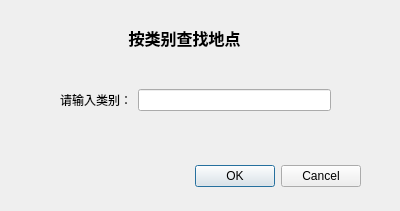
<?xml version="1.0" encoding="UTF-8"?>
<ui version="4.0">
 <class>searchPlaceByTypeDialog</class>
 <widget class="QDialog" name="searchPlaceByTypeDialog">
  <property name="geometry">
   <rect>
    <x>0</x>
    <y>0</y>
    <width>400</width>
    <height>211</height>
   </rect>
  </property>
  <property name="windowTitle">
   <string>Dialog</string>
  </property>
  <widget class="QDialogButtonBox" name="buttonBox">
   <property name="geometry">
    <rect>
     <x>20</x>
     <y>160</y>
     <width>341</width>
     <height>32</height>
    </rect>
   </property>
   <property name="orientation">
    <enum>Qt::Orientation::Horizontal</enum>
   </property>
   <property name="standardButtons">
    <set>QDialogButtonBox::StandardButton::Cancel|QDialogButtonBox::StandardButton::Ok</set>
   </property>
  </widget>
  <widget class="QLabel" name="label">
   <property name="geometry">
    <rect>
     <x>79</x>
     <y>22</y>
     <width>211</width>
     <height>31</height>
    </rect>
   </property>
   <property name="font">
    <font>
     <pointsize>12</pointsize>
     <bold>true</bold>
    </font>
   </property>
   <property name="text">
    <string>按类别查找地点</string>
   </property>
   <property name="alignment">
    <set>Qt::AlignmentFlag::AlignCenter</set>
   </property>
  </widget>
  <widget class="QWidget" name="">
   <property name="geometry">
    <rect>
     <x>60</x>
     <y>80</y>
     <width>271</width>
     <height>40</height>
    </rect>
   </property>
   <layout class="QGridLayout" name="gridLayout">
    <item row="0" column="0">
     <widget class="QLabel" name="label_2">
      <property name="text">
       <string>请输入类别：</string>
      </property>
     </widget>
    </item>
    <item row="0" column="1">
     <widget class="QLineEdit" name="typeEdit"/>
    </item>
   </layout>
  </widget>
 </widget>
 <resources/>
 <connections>
  <connection>
   <sender>buttonBox</sender>
   <signal>accepted()</signal>
   <receiver>searchPlaceByTypeDialog</receiver>
   <slot>accept()</slot>
   <hints>
    <hint type="sourcelabel">
     <x>248</x>
     <y>254</y>
    </hint>
    <hint type="destinationlabel">
     <x>157</x>
     <y>274</y>
    </hint>
   </hints>
  </connection>
  <connection>
   <sender>buttonBox</sender>
   <signal>rejected()</signal>
   <receiver>searchPlaceByTypeDialog</receiver>
   <slot>reject()</slot>
   <hints>
    <hint type="sourcelabel">
     <x>316</x>
     <y>260</y>
    </hint>
    <hint type="destinationlabel">
     <x>286</x>
     <y>274</y>
    </hint>
   </hints>
  </connection>
 </connections>
</ui>
